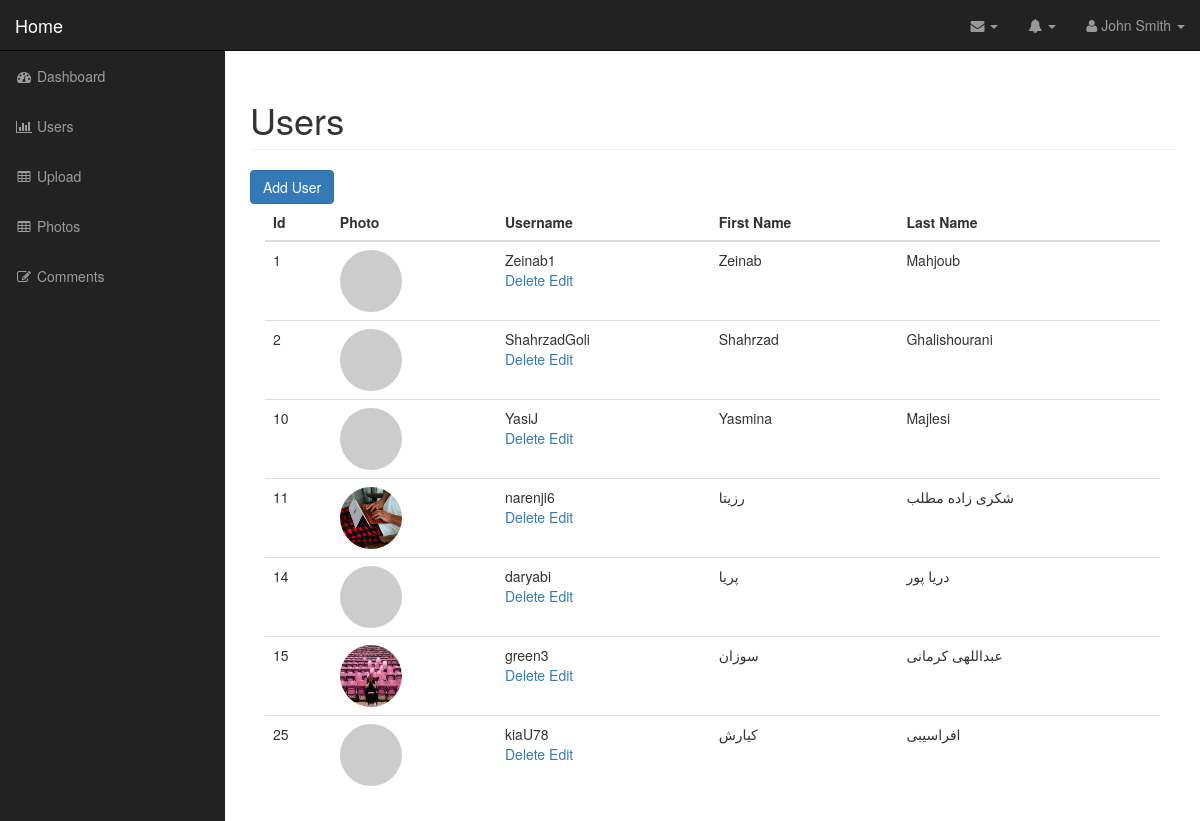
The page /admin/users.php (signed in) on the database its author committed.
### tables this page shows
CREATE TABLE IF NOT EXISTS `users` (
  `id` int(11) NOT NULL AUTO_INCREMENT,
  `username` varchar(256) NOT NULL,
  `password` varchar(256) NOT NULL,
  `first_name` varchar(256) NOT NULL,
  `last_name` varchar(256) NOT NULL,
  `user_image` varchar(256) NOT NULL,
  PRIMARY KEY (`id`)
);

### admin/includes/database.php (called while the page is built, shortened)
<?php
class Database {
    public $connection;
    public function open_db_connection() {
        $this->connection = new mysqli(DB_HOST, DB_USER, DB_PASS, DB_NAME);
        $this->connection->set_charset('utf8');
    }
    public function query($sql) {
        $result = $this->connection->query($sql);
        return $result;
    }
}
$database = new Database();
?>

### admin/includes/db_object.php (called while the page is built, shortened)
<?php
class Db_object {
    protected static $db_table = 'users';
    public static function find_all() {
        return static::find_by_query('SELECT * FROM '.static::$db_table.'');
    }
    public static function find_by_query($sql) {
        global $database;
        $result_set = $database->query($sql);
        $the_object_array = array();
        $rows = mysqli_fetch_all($result_set, MYSQLI_ASSOC);
        foreach ($rows as $row) {
            $the_object_array[] = static::instantiation($row);
        }
        return $the_object_array;
    }
    public static function instantiation($the_record) {
        $the_object = new $calling_class;
        foreach($the_record as $the_attribute => $value) {
            if ($the_object->has_the_attribute($the_attribute)) {
                $the_object->$the_attribute = $value;
            }
        }
        return $the_object;
    }
    private function has_the_attribute($the_attribute) {
        $object_properties = get_object_vars($this);
        return array_key_exists($the_attribute, $object_properties);
    }
}
?>

### admin/includes/user.php (called while the page is built, shortened)
<?php
class User extends Db_object {
    public $user_image;
    public $upload_directory = 'images';
    public $image_placeholder = 'http://placehold.it/400x400&text=image';
    public function image_path_and_placeholder() {
        return empty($this->user_image) ? ($this->image_placeholder) :  ($this->upload_directory . DS . $this->user_image);
    }
}
?>

### admin/users.php (the view, shortened to what this page needs)
<?php include("includes/header.php"); ?>
<?php
$users = User::find_all();
?>
        <nav class="navbar navbar-inverse navbar-fixed-top" role="navigation">
            <?php include 'includes/top_nav.php'; ?>
            <?php include 'includes/side_nav.php'; ?>
        </nav>
        <div id="page-wrapper">
            <div class="container-fluid">
                <div class="row">
                    <div class="col-lg-12">
                        <h1 class="page-header">
                            Users
                        </h1>
                        <a href="add_user.php" class="btn btn-primary">Add User</a>
                        <div class="col-md-12">
                            <table class="table table-hover">
                                <thead>
                                    <tr>
                                        <th>Id</th>
                                        <th>Photo</th>
                                        <th>Username</th>
                                        <th>First Name</th>
                                        <th>Last Name</th>
                                    </tr>
                                </thead>
                                <tbody>
                                    <?php
                                    foreach ($users as $user) : ?>
                                    <tr>
                                        <td><?php echo $user->id; ?></td>
                                        <td>
                                            <img class="img-responsive img-circle user_image" src="<?php echo $user->image_path_and_placeholder(); ?>" alt="">
                                        </td>
                                        <td><?php echo $user->username; ?>
                                            <div class="action_links">
                                                <a href="delete_user.php?id=<?php echo $user->id; ?>">Delete</a>
                                                <a href="edit_user.php?id=<?php echo $user->id; ?>">Edit</a>
                                            </div>
                                        </td>
                                        <td><?php echo $user->first_name; ?></td>
                                        <td><?php echo $user->last_name; ?></td>
                                    </tr>
                                    <?php endforeach; ?>
                                </tbody>
                            </table>
                        </div>
                    </div>
                </div>
            </div>
        </div>
  <?php include("includes/footer.php"); ?>

### admin/css/sb-admin.css (style rules this page uses)
body { margin-top: 100px; background-color: #222; }
@media (min-width:768px) { body { margin-top: 50px; } }
#page-wrapper { width: 100%; padding: 0; background-color: #fff; }
@media (min-width:768px) { #page-wrapper { padding: 10px; } }

### admin/css/styles.css (style rules this page uses)
.user_image { width: 62px; height: 62px; }

### rows shown on the page
users: id "1", username "Zeinab1", first_name "Zeinab", last_name "Mahjoub"
users: id "2", username "ShahrzadGoli", first_name "Shahrzad", last_name "Ghalishourani"
users: id "10", username "YasiJ", first_name "Yasmina", last_name "Majlesi"
users: id "11", user_image (picture), username "narenji6", first_name "رزیتا", last_name "شکری زاده مطلب"
users: id "14", username "daryabi", first_name "پریا", last_name "دریا پور"
users: id "15", user_image (picture), username "green3", first_name "سوزان", last_name "عبداللهی کرمانی"
users: id "25", username "kiaU78", first_name "کیارش", last_name "افراسیبی"
